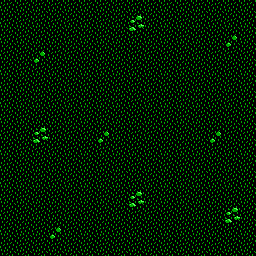

Rendered tile map (Tiled .tmx) drawn with the repository's tilesets; below, a short description and the full map source, tile grids included:
An orthogonal 16x16 tile map with 16x16 px tiles, 1 tile layer (Tile Layer 1) and 12 objects (8x item:enemy_start, 4x item:party_start).

<map version="1.10" tiledversion="1.12.2" orientation="orthogonal" renderorder="right-down" width="16" height="16" tilewidth="16" tileheight="16" infinite="0" nextlayerid="3" nextobjectid="17">
 <tileset firstgid="1" source="tileset.tsx" />
 <layer id="1" name="Tile Layer 1" width="16" height="16">
  <data encoding="csv">
6,6,6,6,6,6,6,6,6,6,6,6,6,6,6,6,
6,6,6,6,6,6,6,6,9,6,6,6,6,6,6,6,
6,6,6,6,6,6,6,6,6,6,6,6,6,6,7,6,
6,6,7,6,6,6,6,6,6,6,6,6,6,6,6,6,
6,6,6,6,6,6,6,6,6,6,6,6,6,6,6,6,
6,6,6,6,6,6,6,6,6,6,6,6,6,6,6,6,
6,6,6,6,6,6,6,6,6,6,6,6,6,6,6,6,
6,6,6,6,6,6,6,6,6,6,6,6,6,6,6,6,
6,6,9,6,6,6,7,6,6,6,6,6,6,7,6,6,
6,6,6,6,6,6,6,6,6,6,6,6,6,6,6,6,
6,6,6,6,6,6,6,6,6,6,6,6,6,6,6,6,
6,6,6,6,6,6,6,6,6,6,6,6,6,6,6,6,
6,6,6,6,6,6,6,6,9,6,6,6,6,6,6,6,
6,6,6,6,6,6,6,6,6,6,6,6,6,6,9,6,
6,6,6,7,6,6,6,6,6,6,6,6,6,6,6,6,
6,6,6,6,6,6,6,6,6,6,6,6,6,6,6,6
</data>
 </layer>
 <objectgroup id="2" name="Object Layer 1">
  <object id="2" name="item:enemy_start" x="98.018" y="24.5804">
   <properties>
    <property name="exit_to_world" type="bool" value="true" />
    <property name="load_script" value="map/enter_combat_map.tengo" />
   </properties>
  </object>
  <object id="3" name="item:enemy_start" x="137.771" y="24.8838" />
  <object id="4" name="item:enemy_start" x="180.256" y="26.0977" />
  <object id="5" name="item:enemy_start" x="139.289" y="78.9" />
  <object id="6" name="item:enemy_start" x="57.9611" y="113.798" />
  <object id="7" name="item:enemy_start" x="209.995" y="114.405" />
  <object id="14" name="item:enemy_start" x="232.755" y="196.643" />
  <object id="13" name="item:enemy_start" x="30.6496" y="26.0977" />
  <object id="9" name="item:party_start" x="135.344" y="180.56" />
  <object id="10" name="item:party_start" x="135.951" y="219.099" />
  <object id="11" name="item:party_start" x="95.2869" y="219.403" />
  <object id="12" name="item:party_start" x="176.008" y="218.492" />
 </objectgroup>
</map>
